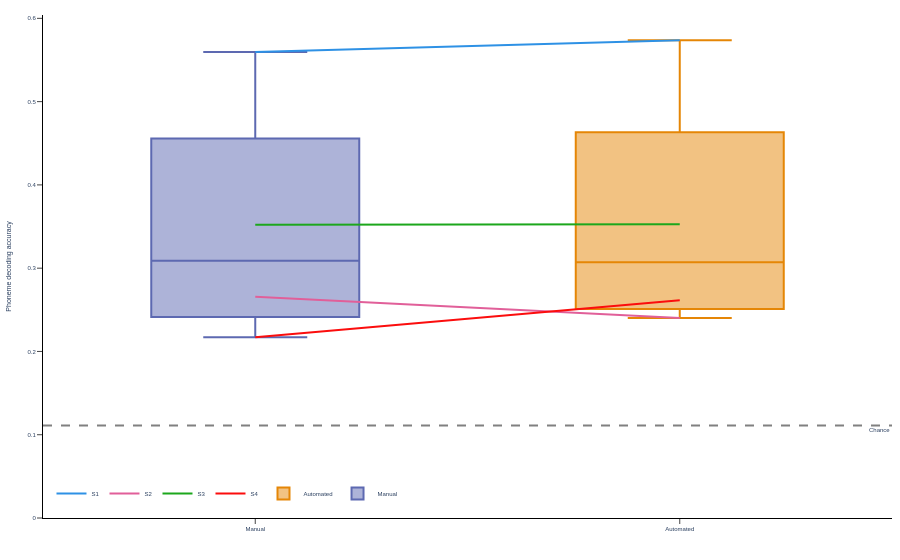

The notebook cell this image was saved under:
### Code cell
import plotly.express as px

# Base color mapping for aligners
colorsmap = {
    'Manual': px.colors.qualitative.Vivid[1],
    'Automated': px.colors.qualitative.Vivid[0]
}

# Use a completely different palette for patients
patient_colors = px.colors.qualitative.Dark24 
patients = acc_df_kumar_mfa_pt_avg["Patient"].unique()
patient_color_map = {
    patient: patient_colors[i % len(patient_colors)]
    for i, patient in enumerate(patients)
}

# --- Patient lines (colored uniquely) ---
fig = px.line(
    acc_df_kumar_mfa_pt_avg,
    x='Aligner',
    y='Accuracy',
    color='Patient',
    color_discrete_map=patient_color_map
)

# --- Overlay boxplots (aligner colors unchanged) ---
boxplt = px.box(
    acc_df_kumar_mfa_pt_avg,
    x='Aligner',
    y='Accuracy',
    color='Aligner',
    color_discrete_sequence=px.colors.qualitative.Vivid,
    color_discrete_map=colorsmap
)
fig.add_traces(boxplt.data)

# --- Chance line ---
fig.add_hline(
    y=1/9,
    line_dash='dash',
    line_color='gray',
    annotation_text='Chance',
    annotation_position='bottom right'
)

# --- Layout ---
fig.update_layout(
    plot_bgcolor='white',
    legend=dict(
        orientation='h',
        yanchor='bottom',
        y=0.02,
        xanchor='left',
        x=0.01,
        title_text=''
    ),
    margin=dict(l=35, r=8, t=15, b=40),
    font=dict(size=PLOT_STYLE['font']['size_label'], family=PLOT_STYLE['font']['family']),
)
fig.update_xaxes(
    title='',
    mirror=False,
    ticks='outside',
    showline=True,
    linecolor='black',
    showgrid=False,
    autorange='reversed'
)
fig.update_yaxes(
    title='Phoneme decoding accuracy',
    mirror=False,
    ticks='outside',
    showline=True,
    linecolor='black',
    showgrid=False,
    rangemode='tozero'
)
save_svg(fig, "../figures/figure4/manualvsautomated_DecodingAcc_linedashedbyPatients5.svg",
         **PANEL_DIMS['figure4']['line_by_patient'])
fig.show()

### Figure 1 — Plotly figure (JSON) as saved in the notebook; plotly's stock layout.template omitted (floating-point values rounded to 4 significant figures)
{"data": [{"hovertemplate": "Patient=S1<br>Aligner=%{x}<br>Accuracy=%{y}<extra></extra>", "legendgroup": "S1", "line": {"color": "#2E91E5", "dash": "solid"}, "marker": {"symbol": "circle"}, "mode": "lines", "name": "S1", "orientation": "v", "showlegend": true, "type": "scatter", "x": ["Automated", "Manual"], "xaxis": "x", "y": [0.5738, 0.5595], "yaxis": "y"}, {"hovertemplate": "Patient=S2<br>Aligner=%{x}<br>Accuracy=%{y}<extra></extra>", "legendgroup": "S2", "line": {"color": "#E15F99", "dash": "solid"}, "marker": {"symbol": "circle"}, "mode": "lines", "name": "S2", "orientation": "v", "showlegend": true, "type": "scatter", "x": ["Automated", "Manual"], "xaxis": "x", "y": [0.2403, 0.2658], "yaxis": "y"}, {"hovertemplate": "Patient=S3<br>Aligner=%{x}<br>Accuracy=%{y}<extra></extra>", "legendgroup": "S3", "line": {"color": "#1CA71C", "dash": "solid"}, "marker": {"symbol": "circle"}, "mode": "lines", "name": "S3", "orientation": "v", "showlegend": true, "type": "scatter", "x": ["Automated", "Manual"], "xaxis": "x", "y": [0.3529, 0.3522], "yaxis": "y"}, {"hovertemplate": "Patient=S4<br>Aligner=%{x}<br>Accuracy=%{y}<extra></extra>", "legendgroup": "S4", "line": {"color": "#FB0D0D", "dash": "solid"}, "marker": {"symbol": "circle"}, "mode": "lines", "name": "S4", "orientation": "v", "showlegend": true, "type": "scatter", "x": ["Automated", "Manual"], "xaxis": "x", "y": [0.2616, 0.217], "yaxis": "y"}, {"alignmentgroup": "True", "hovertemplate": "Aligner=%{x}<br>Accuracy=%{y}<extra></extra>", "legendgroup": "Automated", "marker": {"color": "rgb(229, 134, 6)"}, "name": "Automated", "notched": false, "offsetgroup": "Automated", "orientation": "v", "showlegend": true, "type": "box", "x": ["Automated", "Automated", "Automated", "Automated"], "x0": " ", "xaxis": "x", "y": [0.5738, 0.2403, 0.3529, 0.2616], "y0": " ", "yaxis": "y"}, {"alignmentgroup": "True", "hovertemplate": "Aligner=%{x}<br>Accuracy=%{y}<extra></extra>", "legendgroup": "Manual", "marker": {"color": "rgb(93, 105, 177)"}, "name": "Manual", "notched": false, "offsetgroup": "Manual", "orientation": "v", "showlegend": true, "type": "box", "x": ["Manual", "Manual", "Manual", "Manual"], "x0": " ", "xaxis": "x", "y": [0.5595, 0.2658, 0.3522, 0.217], "y0": " ", "yaxis": "y"}], "layout": {"annotations": [{"showarrow": false, "text": "Chance", "x": 1, "xanchor": "right", "xref": "x domain", "y": 0.1111, "yanchor": "top", "yref": "y"}], "font": {"family": "Arial", "size": 6}, "legend": {"orientation": "h", "title": {"text": ""}, "tracegroupgap": 0, "x": 0.01, "xanchor": "left", "y": 0.02, "yanchor": "bottom"}, "margin": {"b": 40, "l": 35, "r": 8, "t": 15}, "plot_bgcolor": "white", "shapes": [{"line": {"color": "gray", "dash": "dash"}, "type": "line", "x0": 0, "x1": 1, "xref": "x domain", "y0": 0.1111, "y1": 0.1111, "yref": "y"}], "xaxis": {"anchor": "y", "autorange": "reversed", "domain": [0, 1], "linecolor": "black", "mirror": false, "showgrid": false, "showline": true, "ticks": "outside", "title": {"text": ""}}, "yaxis": {"anchor": "x", "domain": [0, 1], "linecolor": "black", "mirror": false, "rangemode": "tozero", "showgrid": false, "showline": true, "ticks": "outside", "title": {"text": "Phoneme decoding accuracy"}}}}
